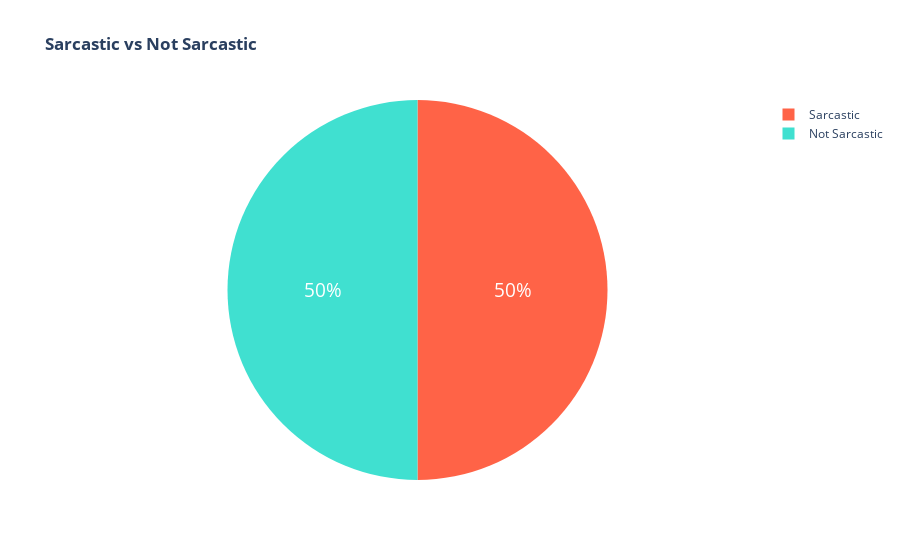

This figure's notebook cell:
### Code cell
# Make pie chart to compare the numbers of sarcastic and not-sarcastic headlines
labels = ['Sarcastic', 'Not Sarcastic']
count_sarcastic = len(df3[df3['is_sarcastic']==1])
count_notsar = len(df3[df3['is_sarcastic']==0])
values = [count_sarcastic, count_notsar]

trace = go.Pie(labels=labels,
               values=values,
               textfont=dict(size=19, color='#FFFFFF'),
               marker=dict(
                   colors=['#FF6347', '#40E0D0'] 
               )
              )

layout = go.Layout(title = '<b>Sarcastic vs Not Sarcastic</b>')
data = [trace]
fig = go.Figure(data=data, layout=layout)
iplot(fig)

### Figure 1 — Plotly figure (JSON) as saved in the notebook; plotly's stock layout.template omitted (floating-point values rounded to 4 significant figures)
{"data": [{"labels": ["Sarcastic", "Not Sarcastic"], "marker": {"colors": ["#FF6347", "#40E0D0"]}, "textfont": {"color": "#FFFFFF", "size": 19}, "type": "pie", "values": [13633, 13633]}], "layout": {"title": {"text": "<b>Sarcastic vs Not Sarcastic</b>"}}}
